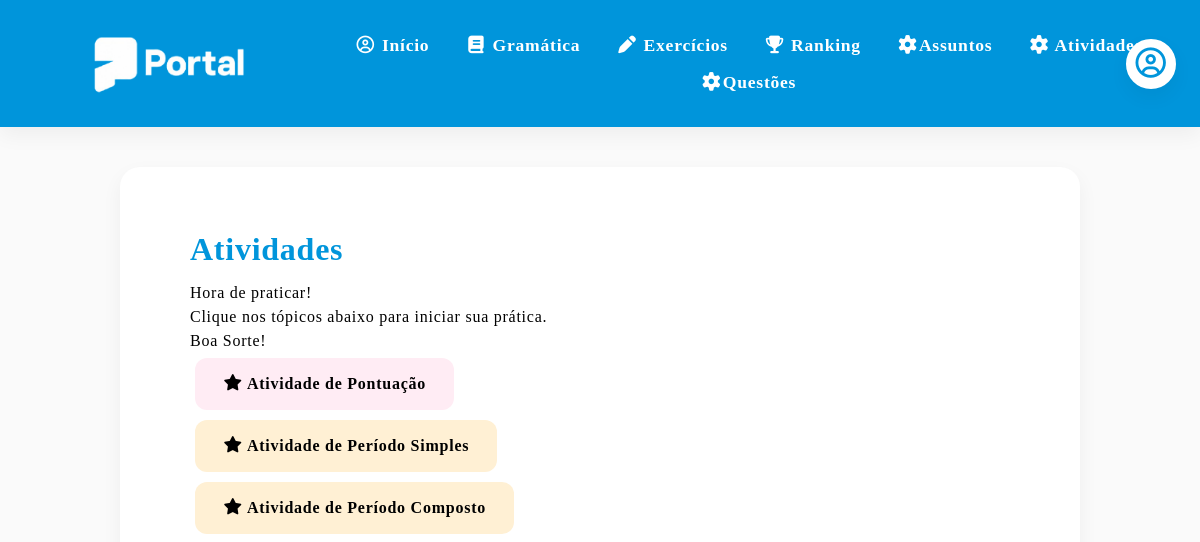
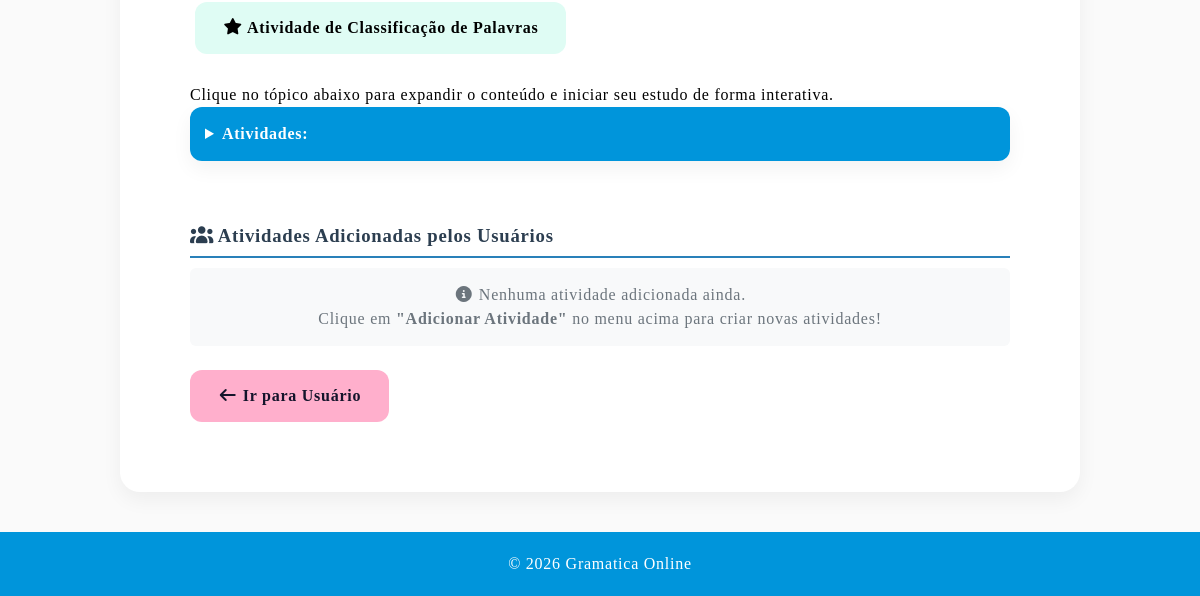
/atividades, run on an earlier commit of the app's database (2 pictures, top to bottom).
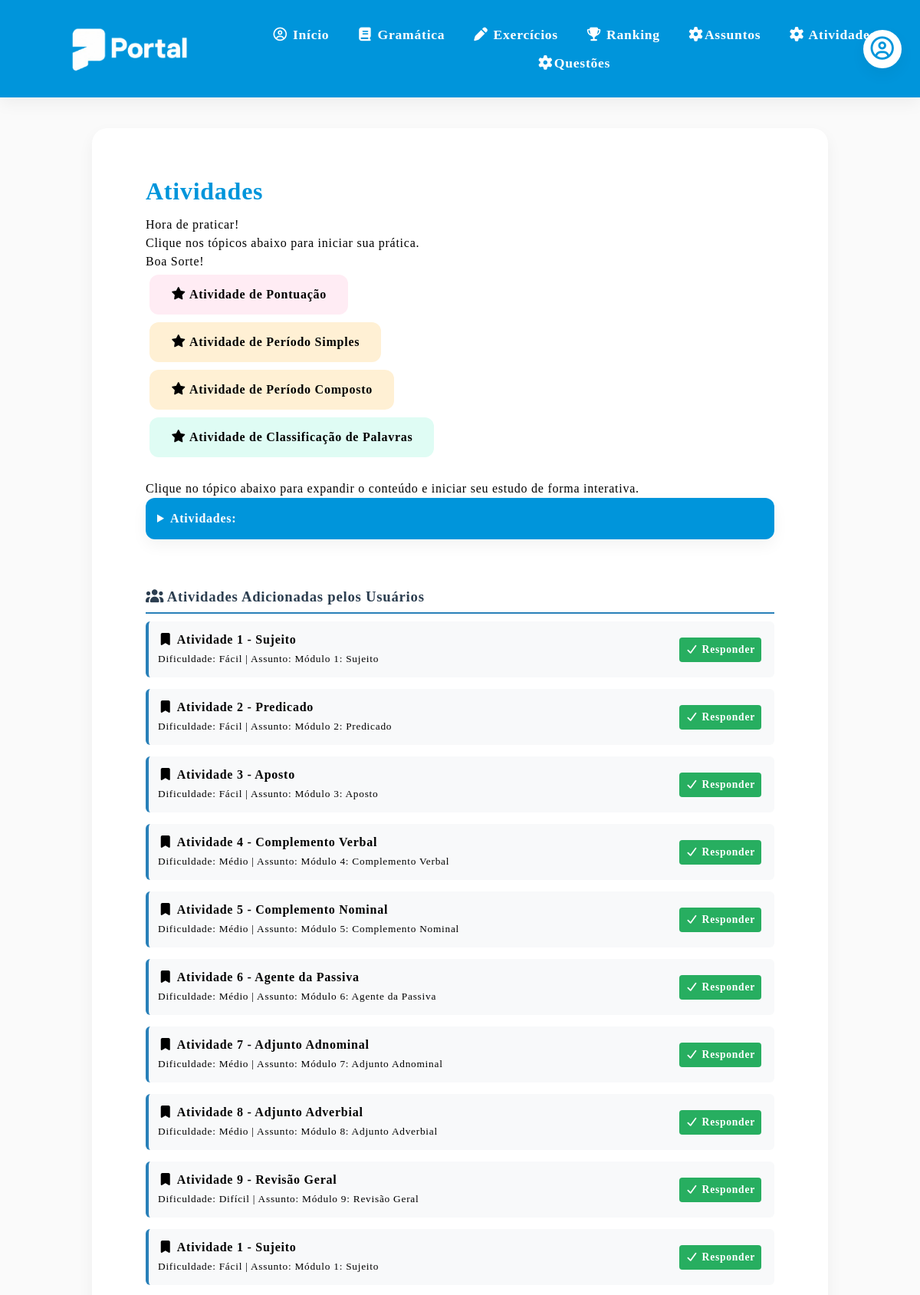
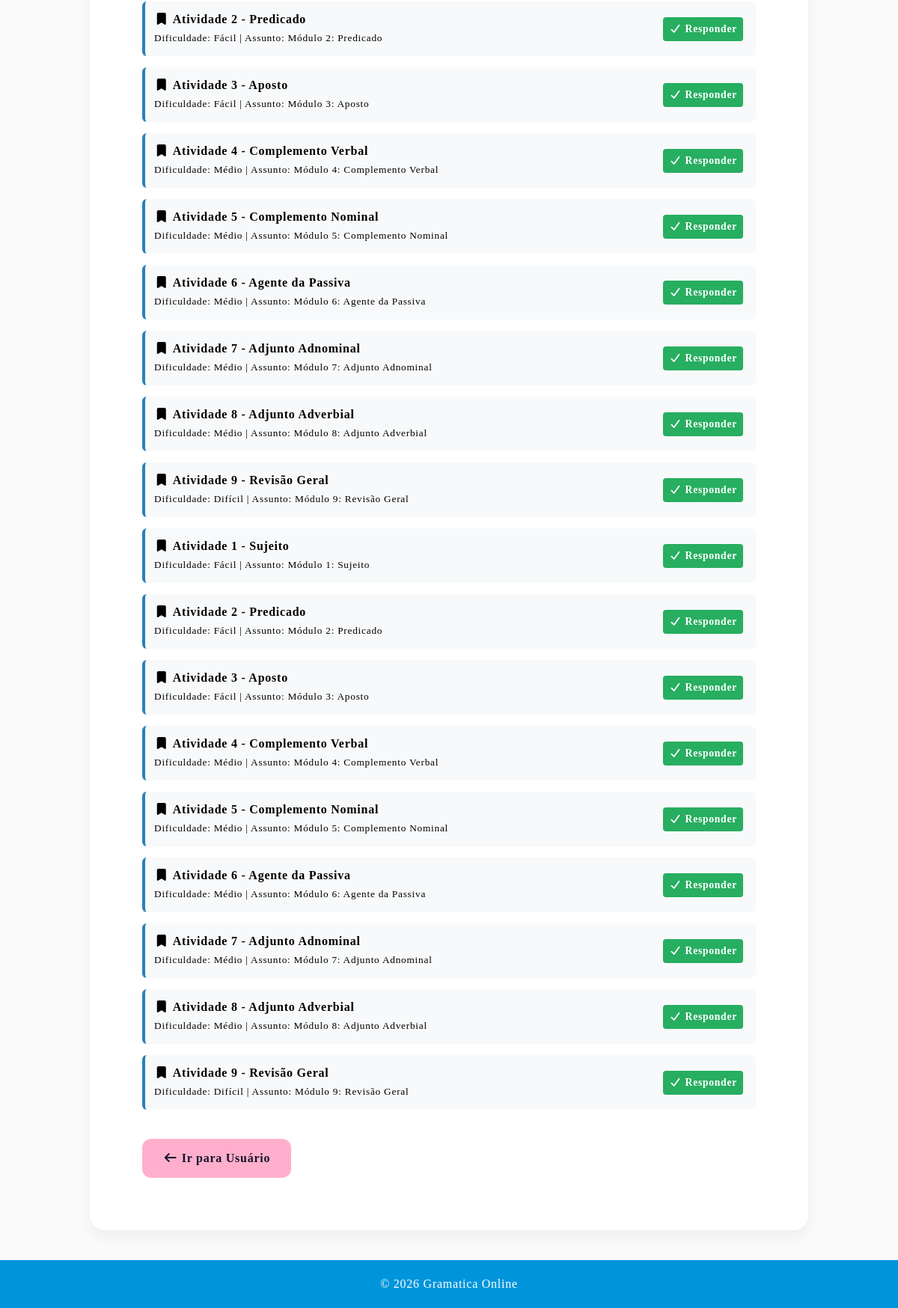
And on a later commit of the database (2 pictures, top to bottom).
### models.py (models this page shows)
class Atividade(db.Model):
    __tablename__ = "atividade"
    id = db.Column(db.Integer, primary_key=True)
    nome = db.Column(db.String(150), nullable=True)
    dificuldade = db.Column(db.String(50), nullable=True)
    assunto_id = db.Column(db.Integer, db.ForeignKey("assunto.id"), nullable=False)
    assunto = db.relationship("Assunto", back_populates="atividades")
    questoes = db.relationship("Questao", back_populates="atividade", lazy=True, cascade="all, delete-orphan")

class Assunto(db.Model):
    __tablename__ = "assunto"
    id = db.Column(db.Integer, primary_key=True)
    nome = db.Column(db.String(100), nullable=False)
    conteudo = db.Column(db.Text, nullable=True)
    imagem = db.Column(db.String(255), nullable=True)
    arquivo_pdf = db.Column(db.String(255), nullable=True)
    atividades = db.relationship("Atividade", back_populates="assunto", lazy=True)
    tipo = db.Column(db.String(50), nullable=False, default="USUARIO")

### app.py (the view)
@app.route("/atividades")
def atividades():
    try:
        atividades = Atividade.query.all()
        return render_template("atividades.html", atividades=atividades)
    except Exception as e:
        print("ERRO ATIVIDADES:", str(e))
        flash("Erro ao carregar atividades.")
        return render_template("atividades.html", atividades=[])

### templates/atividades.html (shortened to what this page needs)
{% extends "base.html" %}
{% block conteudo %}
        <section id="gramatica" class="section">
            <h2>Atividades</h2>
            <p>Hora de praticar!<br>Clique nos tópicos abaixo para iniciar sua prática.<br>Boa Sorte!</p>
            <div class="topicos-principais">
                <p><a href="{{ url_for('att_pontuacao') }}" class="btn btn-detalhe bnt-pontuacao"><i class="fa-solid fa-star"></i> Atividade de Pontuação</a></p>
                <p><a href="{{ url_for('att_periodo_simples') }}" class="btn btn-detalhe bnt-periodo_simples"><i class="fa-solid fa-star"></i> Atividade de Período Simples</a></p>
                <p><a href="{{ url_for('att_periodo_composto') }}" class="btn btn-detalhe bnt-periodo_composto"><i class="fa-solid fa-star"></i> Atividade de Período Composto</a></p>
                <p><a href="{{ url_for('att_classificacao_de_palavras') }}" class="btn btn-detalhe bnt-classificacao_de_palavras"><i class="fa-solid fa-star"></i> Atividade de Classificação de Palavras</a></p>
            </div>
            <br>
            <p>Clique no tópico abaixo para expandir o conteúdo e iniciar seu estudo de forma interativa.</p>
            <div class="topicos-gramatica">
                <details>
                    <summary>Atividades:</summary>
                </details>
            </div>
            <br><br>
            <h3 style="color: #2c3e50; border-bottom: 2px solid #2980b9; padding-bottom: 8px;">
                <i class="fa-solid fa-users"></i> Atividades Adicionadas pelos Usuários
            </h3>
            <div class="topicos-principais">
                {% if atividades %}
                    {% for atividade in atividades %}
                    <div style="margin-bottom: 15px; padding: 12px; background: #f8f9fa; border-radius: 6px; border-left: 4px solid #2980b9;">
                        <p style="margin: 0; display: flex; align-items: center; justify-content: space-between; flex-wrap: wrap; gap: 8px;">
                            <span>
                                <i class="fa-solid fa-bookmark"></i>
                                <strong>{{ atividade.nome or 'Atividade sem nome' }}</strong><br>
                                <small>Dificuldade: {{ atividade.dificuldade }} | Assunto: {{ atividade.assunto.nome }}</small>
                            </span>
                            <span>
                                <a href="{{ url_for('responder_atividade', id=atividade.id) }}" class="btn btn-detalhe" style="padding: 4px 8px; font-size: 0.85em; background: #27ae60; color: white; text-decoration: none; border-radius: 4px; margin-right: 5px;">
                                    <i class="fa-solid fa-check"></i> Responder
                                </a>
                            </span>
                        </p>
                    </div>
                    {% endfor %}
                {% else %}
                    <p style="text-align: center; color: #6c757d; padding: 15px; background: #f8f9fa; border-radius: 6px;">
                        <i class="fa-solid fa-info-circle"></i> Nenhuma atividade adicionada ainda.<br>
                        Clique em <strong>"Adicionar Atividade"</strong> no menu acima para criar novas atividades!
                    </p>
                {% endif %}
            </div>
            <br>
            <a href="{{ url_for('usuario') }}" class="btn btn-gramatica"><i class="fa-solid fa-arrow-left"></i> Ir para Usuário </a>
        </section>
{% endblock %}

What changed in the data, as far as the page shows it:
now on this page (row edited): Atividade: nome "Atividade 1 - Sujeito", dificuldade "Fácil", assunto.nome "Módulo 1: Sujeito"
now on this page (row edited): Atividade: nome "Atividade 2 - Predicado", dificuldade "Fácil", assunto.nome "Módulo 2: Predicado"
now on this page (row edited): Atividade: nome "Atividade 3 - Aposto", dificuldade "Fácil", assunto.nome "Módulo 3: Aposto"
now on this page (row edited): Atividade: nome "Atividade 4 - Complemento Verbal", dificuldade "Médio", assunto.nome "Módulo 4: Complemento Verbal"
now on this page (row edited): Atividade: nome "Atividade 5 - Complemento Nominal", dificuldade "Médio", assunto.nome "Módulo 5: Complemento Nominal"
now on this page (row edited): Atividade: nome "Atividade 6 - Agente da Passiva", dificuldade "Médio", assunto.nome "Módulo 6: Agente da Passiva"
now on this page (row edited): Atividade: nome "Atividade 7 - Adjunto Adnominal", dificuldade "Médio", assunto.nome "Módulo 7: Adjunto Adnominal"
now on this page (row edited): Atividade: nome "Atividade 8 - Adjunto Adverbial", dificuldade "Médio", assunto.nome "Módulo 8: Adjunto Adverbial"
now on this page (row edited): Atividade: nome "Atividade 9 - Revisão Geral", dificuldade "Difícil", assunto.nome "Módulo 9: Revisão Geral"
now on this page (row edited): Atividade: nome "Atividade 1 - Sujeito", dificuldade "Fácil", assunto.nome "Módulo 1: Sujeito"
now on this page (row edited): Atividade: nome "Atividade 2 - Predicado", dificuldade "Fácil", assunto.nome "Módulo 2: Predicado"
added Atividade: nome "Atividade 3 - Aposto", dificuldade "Fácil", assunto.nome "Módulo 3: Aposto"
added Atividade: nome "Atividade 4 - Complemento Verbal", dificuldade "Médio", assunto.nome "Módulo 4: Complemento Verbal"
added Atividade: nome "Atividade 5 - Complemento Nominal", dificuldade "Médio", assunto.nome "Módulo 5: Complemento Nominal"
added Atividade: nome "Atividade 6 - Agente da Passiva", dificuldade "Médio", assunto.nome "Módulo 6: Agente da Passiva"
added Atividade: nome "Atividade 7 - Adjunto Adnominal", dificuldade "Médio", assunto.nome "Módulo 7: Adjunto Adnominal"
added Atividade: nome "Atividade 8 - Adjunto Adverbial", dificuldade "Médio", assunto.nome "Módulo 8: Adjunto Adverbial"
added Atividade: nome "Atividade 9 - Revisão Geral", dificuldade "Difícil", assunto.nome "Módulo 9: Revisão Geral"
added Atividade: nome "Atividade 1 - Sujeito", dificuldade "Fácil", assunto.nome "Módulo 1: Sujeito"
added Atividade: nome "Atividade 2 - Predicado", dificuldade "Fácil", assunto.nome "Módulo 2: Predicado"
added Atividade: nome "Atividade 3 - Aposto", dificuldade "Fácil", assunto.nome "Módulo 3: Aposto"
added Atividade: nome "Atividade 4 - Complemento Verbal", dificuldade "Médio", assunto.nome "Módulo 4: Complemento Verbal"
added Atividade: nome "Atividade 5 - Complemento Nominal", dificuldade "Médio", assunto.nome "Módulo 5: Complemento Nominal"
added Atividade: nome "Atividade 6 - Agente da Passiva", dificuldade "Médio", assunto.nome "Módulo 6: Agente da Passiva"
added Atividade: nome "Atividade 7 - Adjunto Adnominal", dificuldade "Médio", assunto.nome "Módulo 7: Adjunto Adnominal"
added Atividade: nome "Atividade 8 - Adjunto Adverbial", dificuldade "Médio", assunto.nome "Módulo 8: Adjunto Adverbial"
added Atividade: nome "Atividade 9 - Revisão Geral", dificuldade "Difícil", assunto.nome "Módulo 9: Revisão Geral"
Also different on the page:
text no longer shown: "Nenhuma atividade adicionada ainda. Clique em \"Adicionar Atividade\" no menu acima para criar novas atividades!"
